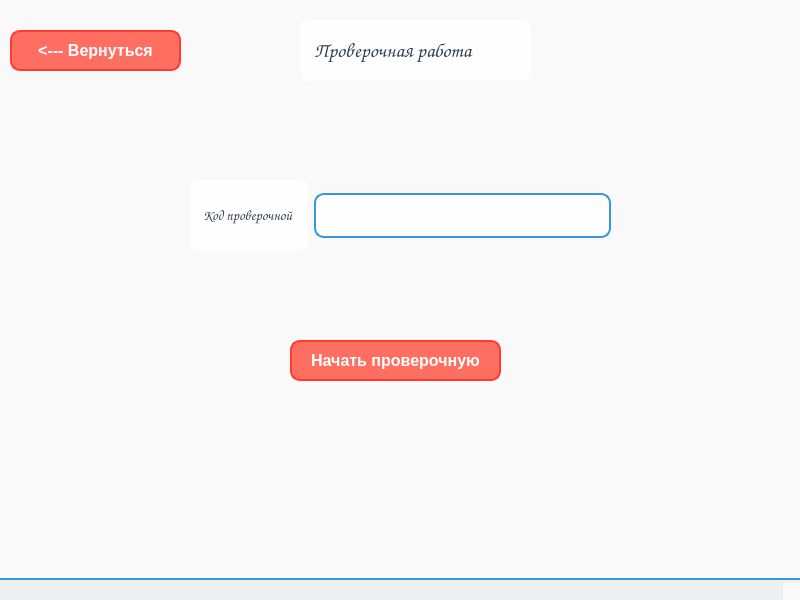
<?xml version="1.0" encoding="UTF-8"?>
<ui version="4.0">
 <class>MainWindow</class>
 <widget class="QMainWindow" name="MainWindow">
  <property name="geometry">
   <rect>
    <x>0</x>
    <y>0</y>
    <width>800</width>
    <height>600</height>
   </rect>
  </property>
  <property name="windowTitle">
   <string>MainWindow</string>
  </property>
  <property name="styleSheet">
   <string notr="true">/* General Settings */
QWidget {
    font-family: &quot;Comic Sans MS&quot;; /* Fun and playful font */
    font-size: 14px;
    color: #2c3e50; /* Dark blue for text */
    background-color: #f9f9f9; /* Light gray background */
}

/* Background Images for Different Pages */
QWidget#mathPage {
    background-image: url(:/backgrounds/math_background.png); /* Math-themed background */
    background-position: center;
    background-repeat: no-repeat;
    background-size: cover;
}

QWidget#sciencePage {
    background-image: url(:/backgrounds/science_background.png); /* Science-themed background */
    background-position: center;
    background-repeat: no-repeat;
    background-size: cover;
}

QWidget#literaturePage {
    background-image: url(:/backgrounds/literature_background.png); /* Literature-themed background */
    background-position: center;
    background-repeat: no-repeat;
    background-size: cover;
}

QWidget#historyPage {
    background-image: url(:/backgrounds/history_background.png); /* History-themed background */
    background-position: center;
    background-repeat: no-repeat;
    background-size: cover;
}

/* Buttons */
QPushButton {
    background-color: #ff6f61; /* Coral */
    color: white;
    border: 2px solid #ff3b2f; /* Darker coral */
    border-radius: 10px;
    padding: 10px 20px;
    font-weight: bold;
    font-size: 16px;
}

QPushButton:hover {
    background-color: #ff3b2f; /* Darker coral on hover */
}

QPushButton:pressed {
    background-color: #ff1a1a; /* Even darker coral when pressed */
}

QPushButton:disabled {
    background-color: #bdc3c7; /* Gray */
    color: #7f8c8d; /* Light gray text */
    border: 2px solid #95a5a6;
}

/* Line Edits */
QLineEdit {
    background-color: rgba(255, 255, 255, 0.9); /* Semi-transparent white */
    border: 2px solid #3498db; /* Blue border */
    border-radius: 10px;
    padding: 10px;
    font-size: 14px;
}

QLineEdit:focus {
    border: 2px solid #ff6f61; /* Coral border when focused */
}

/* Labels */
QLabel {
    color: #2c3e50; /* Dark blue */
    font-size: 14px;
    background-color: rgba(255, 255, 255, 0.8); /* Semi-transparent white */
    border-radius: 10px;
    padding: 10px;
}

QLabel#titleLabel {
    font-size: 24px;
    font-weight: bold;
    color: #3498db; /* Blue for titles */
    background-color: transparent; /* No background for titles */
}

/* Combo Boxes */
QComboBox {
    background-color: rgba(255, 255, 255, 0.9); /* Semi-transparent white */
    border: 2px solid #3498db; /* Blue border */
    border-radius: 10px;
    padding: 10px;
    font-size: 14px;
}

QComboBox::drop-down {
    subcontrol-origin: padding;
    subcontrol-position: top right;
    width: 30px;
    border-left: 2px solid #3498db;
}

QComboBox::down-arrow {
    image: url(:/icons/down_arrow.png); /* Replace with your icon */
}

QComboBox QAbstractItemView {
    background-color: white;
    border: 2px solid #3498db;
    selection-background-color: #ff6f61; /* Coral for selected item */
    selection-color: white;
}

/* Check Boxes */
QCheckBox {
    color: #2c3e50;
    background-color: rgba(255, 255, 255, 0.8); /* Semi-transparent white */
    border-radius: 10px;
    padding: 10px;
}

QCheckBox::indicator {
    width: 20px;
    height: 20px;
}

QCheckBox::indicator:checked {
    image: url(:/icons/checked.png); /* Replace with your icon */
}

QCheckBox::indicator:unchecked {
    image: url(:/icons/unchecked.png); /* Replace with your icon */
}

/* Radio Buttons */
QRadioButton {
    color: #2c3e50;
    background-color: rgba(255, 255, 255, 0.8); /* Semi-transparent white */
    border-radius: 10px;
    padding: 10px;
}

QRadioButton::indicator {
    width: 20px;
    height: 20px;
}

QRadioButton::indicator:checked {
    image: url(:/icons/radio_checked.png); /* Replace with your icon */
}

QRadioButton::indicator:unchecked {
    image: url(:/icons/radio_unchecked.png); /* Replace with your icon */
}

/* Progress Bars */
QProgressBar {
    background-color: #bdc3c7;
    border: 2px solid #95a5a6;
    border-radius: 10px;
    text-align: center;
    color: #2c3e50;
}

QProgressBar::chunk {
    background-color: #ff6f61; /* Coral */
    border-radius: 10px;
}

/* Spin Boxes */
QSpinBox {
    background-color: rgba(255, 255, 255, 0.9); /* Semi-transparent white */
    border: 2px solid #3498db; /* Blue border */
    border-radius: 10px;
    padding: 10px;
    font-size: 14px;
}

QSpinBox::up-button, QSpinBox::down-button {
    subcontrol-origin: border;
    subcontrol-position: top right;
    width: 30px;
    border-left: 2px solid #3498db;
}

QSpinBox::up-arrow {
    image: url(:/icons/up_arrow.png); /* Replace with your icon */
}

QSpinBox::down-arrow {
    image: url(:/icons/down_arrow.png); /* Replace with your icon */
}

/* Group Boxes */
QGroupBox {
    border: 2px solid #3498db; /* Blue border */
    border-radius: 10px;
    margin-top: 10px;
    padding-top: 15px;
    font-weight: bold;
    color: #3498db; /* Blue for group box titles */
    background-color: rgba(255, 255, 255, 0.8); /* Semi-transparent white */
}

QGroupBox::title {
    subcontrol-origin: margin;
    subcontrol-position: top left;
    padding: 0 10px;
}

/* Tabs */
QTabWidget::pane {
    border: 2px solid #3498db; /* Blue border */
    border-radius: 10px;
    padding: 10px;
    background-color: rgba(255, 255, 255, 0.9); /* Semi-transparent white */
}

QTabBar::tab {
    background-color: #ecf0f1;
    border: 2px solid #3498db;
    border-bottom: none;
    padding: 10px 20px;
    border-top-left-radius: 10px;
    border-top-right-radius: 10px;
    font-size: 14px;
}

QTabBar::tab:selected {
    background-color: white;
    border-bottom: 2px solid white;
}

QTabBar::tab:hover {
    background-color: #ff6f61; /* Coral on hover */
    color: white;
}

/* Scroll Bars */
QScrollBar:horizontal, QScrollBar:vertical {
    background-color: #ecf0f1;
    border-radius: 10px;
}

QScrollBar::handle:horizontal, QScrollBar::handle:vertical {
    background-color: #ff6f61; /* Coral */
    border-radius: 10px;
}

QScrollBar::add-line, QScrollBar::sub-line {
    background: none;
}

/* Tool Tips */
QToolTip {
    background-color: #ff6f61; /* Coral */
    color: white;
    border: 2px solid #ff3b2f;
    padding: 10px;
    border-radius: 10px;
}

/* Menus */
QMenuBar {
    background-color: #ecf0f1;
    color: #2c3e50;
}

QMenuBar::item {
    padding: 10px 20px;
}

QMenuBar::item:selected {
    background-color: #ff6f61; /* Coral */
    color: white;
}

QMenu {
    background-color: white;
    border: 2px solid #3498db;
    padding: 10px;
}

QMenu::item {
    padding: 10px 20px;
}

QMenu::item:selected {
    background-color: #ff6f61; /* Coral */
    color: white;
}

/* Tables */
QTableView {
    background-color: white;
    border: 2px solid #3498db;
    border-radius: 10px;
}

QTableView::item {
    padding: 10px;
}

QTableView::item:selected {
    background-color: #ff6f61; /* Coral */
    color: white;
}

/* Text Edit */
QTextEdit {
    background-color: rgba(255, 255, 255, 0.9); /* Semi-transparent white */
    border: 2px solid #3498db;
    border-radius: 10px;
    padding: 10px;
}

QTextEdit:focus {
    border: 2px solid #ff6f61; /* Coral */
}

/* Status Bar */
QStatusBar {
    background-color: #ecf0f1;
    border-top: 2px solid #3498db;
    padding: 10px;
}

/* Tool Bars */
QToolBar {
    background-color: #ecf0f1;
    border-bottom: 2px solid #3498db;
    padding: 10px;
}

QToolBar::separator {
    background-color: #3498db;
    width: 2px;
    margin: 10px;
}</string>
  </property>
  <widget class="QWidget" name="centralwidget">
   <widget class="QLabel" name="label">
    <property name="geometry">
     <rect>
      <x>300</x>
      <y>20</y>
      <width>231</width>
      <height>61</height>
     </rect>
    </property>
    <property name="font">
     <font>
      <family>Comic Sans MS</family>
      <pointsize>-1</pointsize>
     </font>
    </property>
    <property name="styleSheet">
     <string notr="true">font-size: 20px;
</string>
    </property>
    <property name="text">
     <string>Проверочная работа</string>
    </property>
   </widget>
   <widget class="QPushButton" name="startTestButton">
    <property name="geometry">
     <rect>
      <x>290</x>
      <y>340</y>
      <width>211</width>
      <height>41</height>
     </rect>
    </property>
    <property name="styleSheet">
     <string notr="true"/>
    </property>
    <property name="text">
     <string>Начать проверочную</string>
    </property>
   </widget>
   <widget class="QWidget" name="horizontalLayoutWidget">
    <property name="geometry">
     <rect>
      <x>190</x>
      <y>180</y>
      <width>421</width>
      <height>71</height>
     </rect>
    </property>
    <layout class="QHBoxLayout" name="horizontalLayout">
     <property name="bottomMargin">
      <number>0</number>
     </property>
     <item>
      <widget class="QLabel" name="label_3">
       <property name="font">
        <font>
         <family>Comic Sans MS</family>
         <pointsize>-1</pointsize>
        </font>
       </property>
       <property name="text">
        <string>Код проверочной</string>
       </property>
      </widget>
     </item>
     <item>
      <widget class="QLineEdit" name="codeEdit">
       <property name="maximumSize">
        <size>
         <width>16777215</width>
         <height>45</height>
        </size>
       </property>
       <property name="styleSheet">
        <string notr="true"/>
       </property>
      </widget>
     </item>
    </layout>
   </widget>
   <widget class="QPushButton" name="pushButton">
    <property name="geometry">
     <rect>
      <x>10</x>
      <y>30</y>
      <width>171</width>
      <height>41</height>
     </rect>
    </property>
    <property name="styleSheet">
     <string notr="true"/>
    </property>
    <property name="text">
     <string>&lt;--- Вернуться</string>
    </property>
   </widget>
  </widget>
  <widget class="QStatusBar" name="statusbar"/>
 </widget>
 <resources/>
 <connections/>
</ui>
